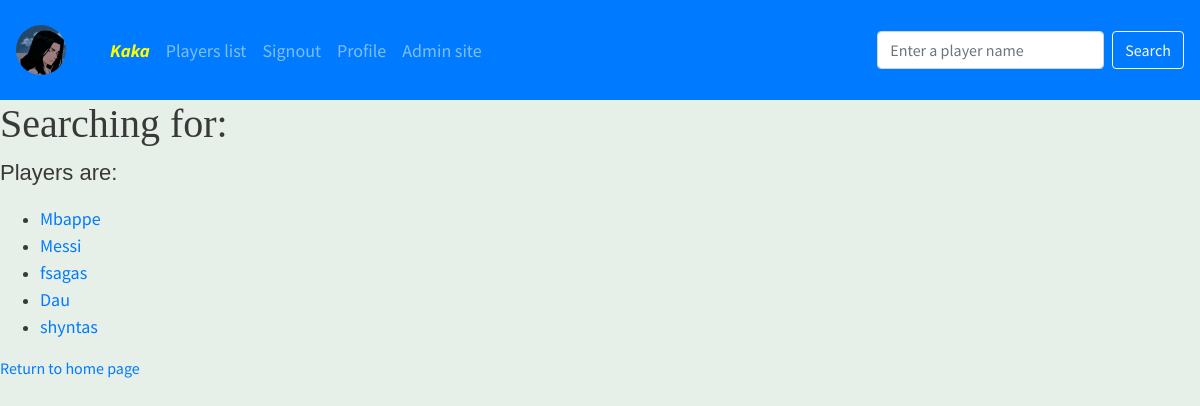
/search/ (signed in), run on the app's committed database.
### doctors/models.py (models this page shows, shortened)
class Footballer(models.Model):
    name = models.CharField(max_length=255)
    price = models.CharField(max_length=255)
    age = models.IntegerField()

### doctors/views.py (the view)
# urls.py: path('search/', views.search),
def search(request):
    name = request.GET.get("name", "")
    data = Footballer.objects.all().filter(name__contains=name).values()
    context = {
        'data': data,
        'name': name,
    }
    return render(request, "pages/search.html", context)

### doctors/templates/pages/search.html
{% extends 'base.html' %}
{% block content %}
    <div>
        <h1>Searching for:  {{ name }}</h1>
        <p style = "font-family: 'Arial Narrow', sans-serif; font-size: 22px">Players are: </p>
        <ul>
            {% for s in data %}
                <li><a style = "font-size: 18px" href="details/{{ s.id }}">{{ s.name }}</a></li>
            {% endfor %}
        </ul>
    </div>
  <p><a href="{% url 'home' %}">Return to home page</a></p>
{% endblock %}

### templates/base.html (shortened to what this page needs)
<!doctype html>
{% load static %}
<html lang="en">
<head>
    <link rel="stylesheet" href="https://stackpath.bootstrapcdn.com/bootstrap/4.4.1/css/bootstrap.min.css"
>
    <link rel="stylesheet" href="https://cdnjs.cloudflare.com/ajax/libs/font-awesome/4.7.0/css/font-awesome.min.css">
    <link rel="stylesheet" href="{% static 'main.css' %}">
</head>
<body>
<nav class="navbar navbar-expand-sm navbar-dark bg-primary position-top">
    <a class="navbar-brand" href="/">{% block brand %}
        {% if uploaded_file_url %}
            <img class="rounded-circle account-img" src="{{ user.profile.image.url }}" style = "border-radius: 50%; height: 50px; width: 50px; margin-right: 20px">
         {% else %}
            <img class="rounded-circle account-img" src="{% static 'default.jpg' %}" style = "border-radius: 50%; height: 50px; width: 50px; margin-right: 20px">
        {% endif %}
        {% endblock %}</a>
    <div class="collapse navbar-collapse" id="navbarSupportedContent">
        <ul class="navbar-nav mr-auto">
            {% if user.is_authenticated %}
            <li class="nav-item" style="color: white"><a class="nav-link" style="font-size: 18px; color: yellow;"><i><strong>{{ user.username }} </strong></i></a></li>
            <li class="nav-item"><a class="nav-link" href="{% url 'all' %}" style="font-size: 18px">Players list</a></li>
            <li class="nav-item"><a class="nav-link" href="{% url 'signout' %}" style="font-size: 18px">Signout</a></li>
            <li class="nav-item"><a class="nav-link" href="/accounts/profile" style="font-size: 18px">Profile</a></li>
            <li class="nav-item"><a class="nav-link" href="/admin" style="font-size: 18px">Admin site</a></li>
            {% endif %}
        </ul>
        <form class="form-inline my-2 my-lg-0" action="/search" id="sch">
            <input class="form-control mr-sm-2" aria-label="Search" type="text" placeholder="Enter a player name"
                   name="name">
            <button class="btn btn-outline-light my-2 my-sm-0" type="submit">Search</button>
        </form>
    </div>
</nav>
{% block content %}{% endblock %}
</body>
</html>

### static/main.css (style rules this page uses)
.navbar { min-height: 100px; font-size: 25px; }
.navbar-brand { font-size: 25px; }
.navbar-brand > img { height: 60px; }
body { font-family: 'Source Sans Pro', sans-serif; background-color: #e6efe8; color: #393939; }
h1, h2, h3, h4, h5, h6 { font-family: 'Libre Baskerville', serif; }

### data on the page
Footballer: name "Mbappe"
Footballer: name "Messi"
Footballer: name "fsagas"
Footballer: name "Dau"
Footballer: name "shyntas"

### other printed values
{{ user.username }} "Kaka"
